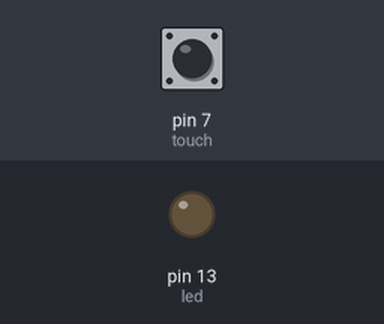
The sketch below on a simulated Arduino Uno, built with avr-gcc and run on an emulated ATmega328P. Shown: output pins drawn as LEDs (lit = HIGH). The test bench sets the inputs (shaded band); at power-on: pin 7 (touch) LOW.

Above: at 1.2 s.
1.3 s: pin 7 (touch) pulled HIGH for 0.15 s
At 1.37 s:
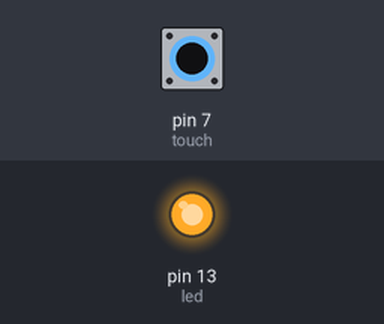
2.9 s: pin 7 (touch) pulled HIGH for 3.2 s
At 7.0 s:
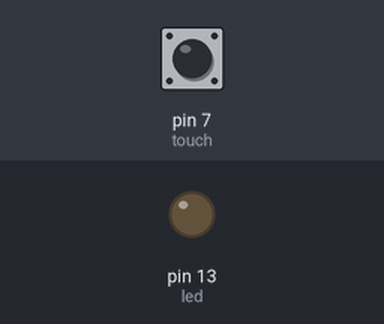
Timing chart, 0 to 8.5 s (numbered marks = the images above; inputs shaded):
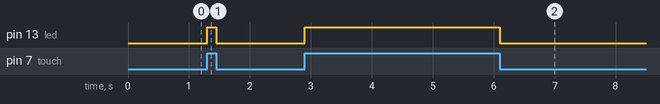

The sketch:

sketch_touch_TTP223B.ino
```cpp
//Autora: Pamela Fialho
//Data: 29/07/2020
//Função: utilizar o sensor de toque capacitivo TTP223B para acender um led

int led = 13; //usa o led da placa ou externo, caso esteja conectado
int touch = 7; //pino do sensor

void setup() {
  pinMode(led, OUTPUT); //define o pino do led como saída
  pinMode(touch, INPUT); //define o pino do sensor como entrada
}

void loop() {
  if (digitalRead(touch) == HIGH) //nível lógico alto significa que algo foi detectado
  {
    digitalWrite(led, HIGH); //acende o led caso algo tenha tocado
  }
  else
  {
    digitalWrite(led, LOW); //mantém o led apagado quando não houver nada
  }
}
```

Measured:
- after the input at 1.3 s, pin 13 (led): LOW → HIGH at once, → LOW 0.15 s later
- after the input at 2.9 s, pin 13 (led): LOW → HIGH at once, → LOW 3.2 s later
